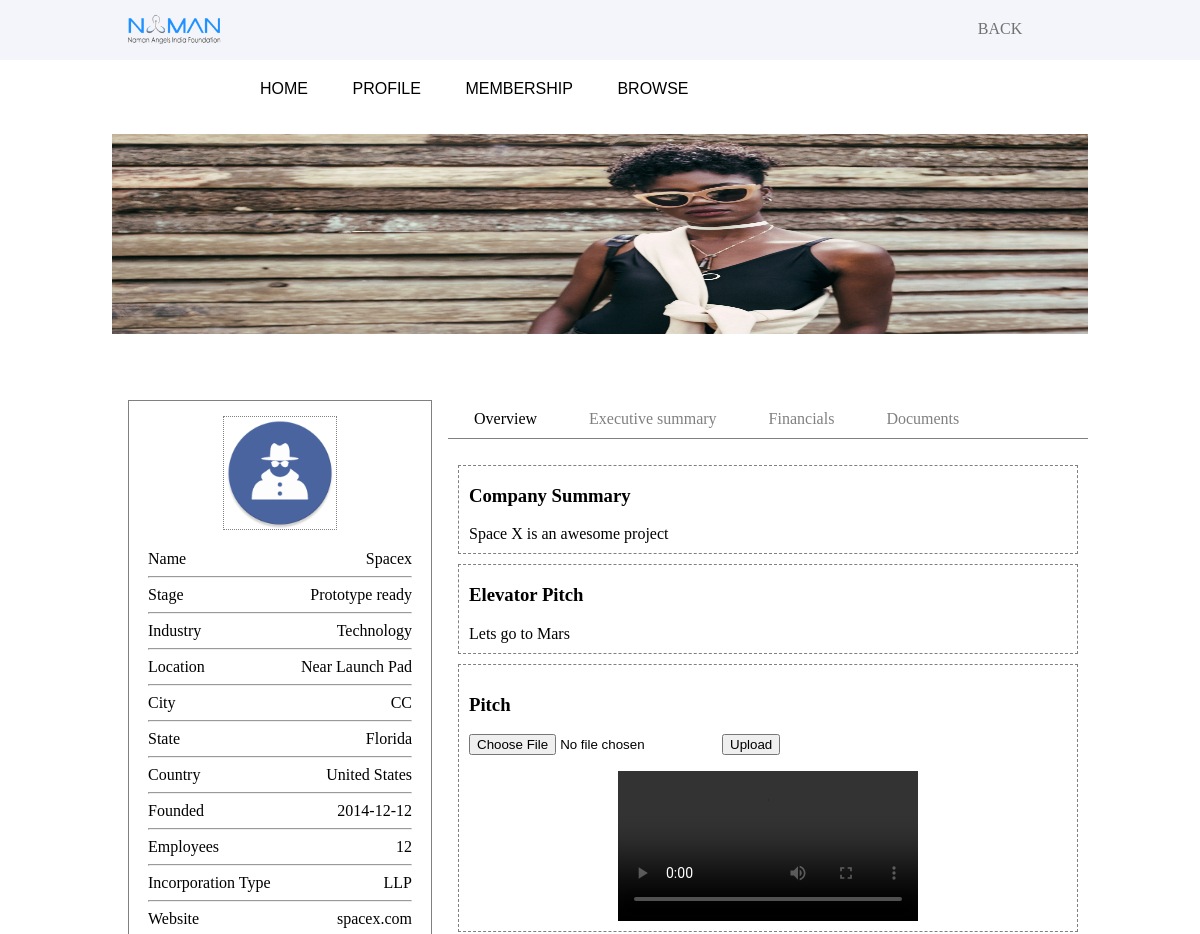
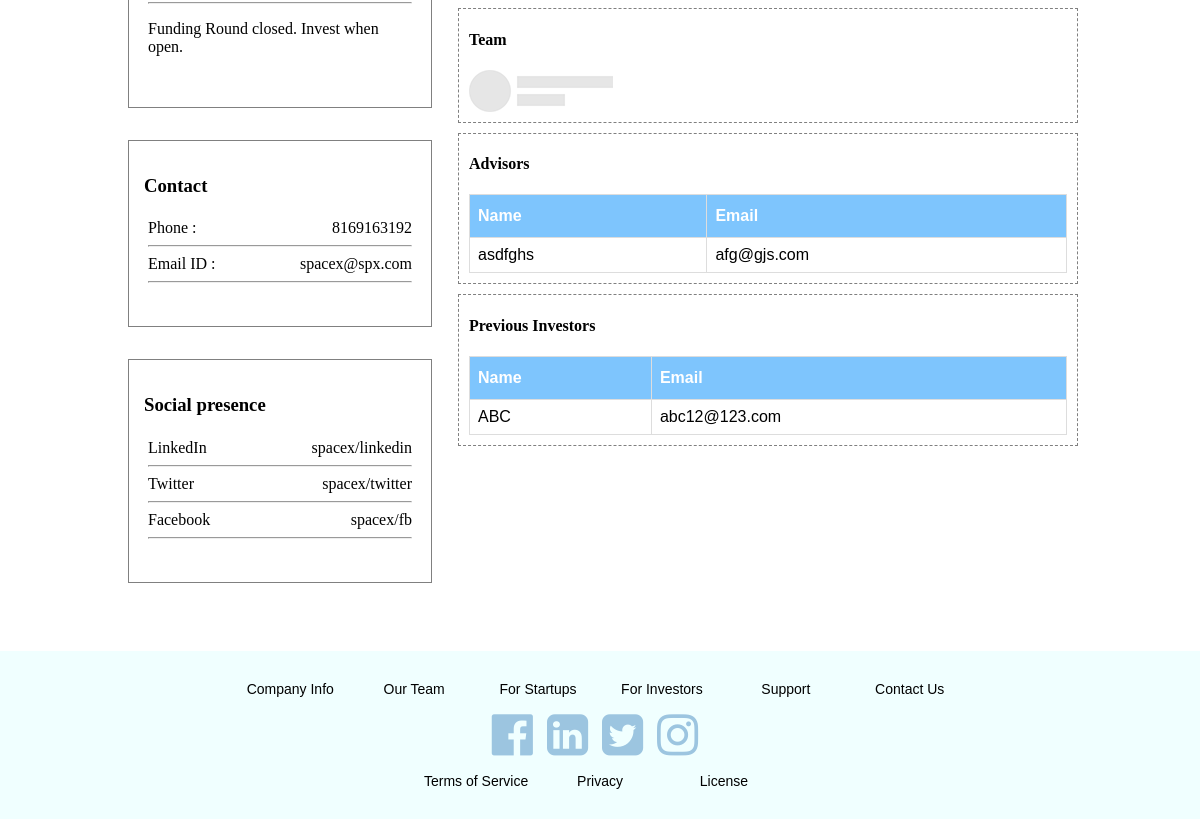
The app's page /Investor/Individual/Profile/index.php?searchquery=1 with its own data (2 pictures, top to bottom).
### tables this page shows
CREATE TABLE `st_uploads` (
  `StpID` int(20) NOT NULL,
  `Logo` varchar(200) DEFAULT 'uploads/default/default.png',
  `BackImg` varchar(200) DEFAULT 'uploads/default/defaultbackimg.jpg',
  `PitchName` varchar(200) DEFAULT NULL,
  `PitchExt` varchar(10) DEFAULT NULL,
  `BPlan` varchar(200) DEFAULT NULL,
  `BPlanExt` varchar(200) DEFAULT NULL,
  `FProjection` varchar(200) DEFAULT NULL,
  `FProjectionExt` varchar(200) DEFAULT NULL,
  `AdDocs` varchar(200) DEFAULT NULL,
  `AdDocsExt` varchar(200) DEFAULT NULL
);

CREATE TABLE `st_details` (
  `StpID` int(20) NOT NULL,
  `Stname` varchar(200) NOT NULL,
  `Ffname` varchar(200) NOT NULL,
  `Sfname` varchar(200) NOT NULL,
  `Email` varchar(200) NOT NULL,
  `Phone` varchar(200) NOT NULL,
  `Type` varchar(200) NOT NULL,
  `Address` varchar(200) NOT NULL,
  `City` varchar(200) NOT NULL,
  `State` varchar(200) NOT NULL,
  `Country` varchar(200) NOT NULL,
  `Website` varchar(200) NOT NULL,
  `Investment` varchar(200) NOT NULL
);

CREATE TABLE `st_addetails` (
  `StpID` int(20) NOT NULL,
  `Stage` varchar(200) DEFAULT NULL,
  `DOF` varchar(200) DEFAULT NULL,
  `EmpNum` varchar(200) DEFAULT NULL,
  `IncType` varchar(200) DEFAULT NULL,
  `LinkedIn` varchar(200) DEFAULT NULL,
  `Twitter` varchar(200) DEFAULT NULL,
  `Facebook` varchar(200) DEFAULT NULL,
  `Instagram` varchar(200) DEFAULT NULL,
  `Youtube` varchar(200) DEFAULT NULL
);

CREATE TABLE `st_description` (
  `StpID` int(20) NOT NULL,
  `Summary` varchar(500) DEFAULT NULL,
  `OLP` varchar(200) DEFAULT NULL,
  `CustomerProblem` varchar(500) DEFAULT NULL,
  `ProductService` varchar(500) DEFAULT NULL,
  `TargetMarket` varchar(500) DEFAULT NULL,
  `BusinessModel` varchar(500) DEFAULT NULL,
  `MarketSizing` varchar(500) DEFAULT NULL,
  `CustomerSegments` varchar(500) DEFAULT NULL,
  `SaleMarketStrat` varchar(500) DEFAULT NULL,
  `Competitors` varchar(500) DEFAULT NULL,
  `CompAdvantage` varchar(500) DEFAULT NULL
);

CREATE TABLE `st_advisors` (
  `ID` int(50) NOT NULL,
  `StpID` int(20) NOT NULL,
  `Name` varchar(200) NOT NULL,
  `Email` varchar(200) NOT NULL
);

CREATE TABLE `st_previnvestment` (
  `ID` int(50) NOT NULL,
  `StpID` int(20) NOT NULL,
  `Name` varchar(200) NOT NULL,
  `Email` varchar(200) NOT NULL
);

### Investor/Individual/Profile/index.php (the view, shortened to what this page needs)
<?php
	require '../../../server.php';
	$id = "";
	if (isset($_GET['searchquery'])) {
		$id = $_GET['searchquery'];
	}
	$transbtn = "Invest";
	$qu = "SELECT * FROM st_details WHERE StpID = '$id'";
	$results = mysqli_query($db, $qu);
	$row = mysqli_fetch_assoc($results);
	$Stname = $row['Stname'];
	$Email = $row['Email'];
	$Phone = $row['Phone'];
	$Type = $row['Type'];
	$Address = $row['Address'];
	$City = $row['City'];
	$State = $row['State'];
	$Country = $row['Country'];
	$Website = $row['Website'];
	$q = "SELECT * FROM st_addetails WHERE StpID = '$id';";
	$results = mysqli_query($db, $q);
	$row = mysqli_fetch_assoc($results);
	$Stage = $row['Stage'] == "" ? '--' : $row['Stage'];
	$DOF = $row['DOF'] == "" ? '--' : $row['DOF'];
	$EmpNum = $row['EmpNum']==""? '--':$row['EmpNum'];
	$IncType = $row['IncType']==""? '--':$row['IncType'];
	$LinkedInLink = $row['LinkedIn']==""? '--':$row['LinkedIn'];
	$TwitterLink = $row['Twitter']==""? '--':$row['Twitter'];
	$FBLink = $row['Facebook']==""? '--':$row['Facebook'];
	$q = "SELECT * FROM st_uploads WHERE StpID = '$id';";
	$results = mysqli_query($db, $q);
	$row = mysqli_fetch_assoc($results);
	$PitchName = $row['PitchName'];
	$PitchExt = $row['PitchExt'];
	$Logo = $row['Logo'];
    $Backimg = $row['BackImg'];
	$q = "SELECT * FROM st_description WHERE StpID = '$id';";
	$results = mysqli_query($db, $q);
	$row = mysqli_fetch_assoc($results);
	$Summary = $row['Summary']==""? 'Tell the world who you are and what makes your company special.':$row['Summary'];
	$OLP = $row['OLP']==""? 'Write A Short Pitch For Your Company In One Line':$row['OLP'];
?>
<html>
    <head>
        <link rel="stylesheet" href="https://cdnjs.cloudflare.com/ajax/libs/font-awesome/4.7.0/css/font-awesome.min.css">
        <link rel="stylesheet" href="../css/companyprof.css" type="text/css">
    </head>
    <body>
			<?php require '../include/header/stp_profile.php'; ?>
			<?php require '../include/nav/nav.php'; ?>
        <div class="container">
            <div class="main">
            	<div class="backimg">
					<?php
						if($Backimg != ""){
							echo "<img src=".$Backimg." />";
						}
						else{
							echo '<div class="back">';
							echo 'No background image';
							echo '</div>';
						}
					?>
                </div>
                <div class="sideprof">
                    <div class="upload">
                        <div><?= "<img src=".$Logo." />";?></div>
                    </div>
                    <ul class="proflist">
                        <li class="item">Name <span class="value"><?= $Stname?></span></li>
                        <li style="list-style: none; display: inline">
                            <hr>
                        </li>
                        <li class="item">Stage <span class="value"><?= $Stage?></span></li>
                        <li style="list-style: none; display: inline">
                            <hr>
                        </li>
                        <li class="item">Industry <span class="value"><?= $Type?></span></li>
                        <li style="list-style: none; display: inline">
                            <hr>
                        </li>
						<li class="item">Location <span class="value"><?= $Address?></span></li>
                        <li style="list-style: none; display: inline">
                            <hr>
                        </li>
                        <li class="item">City <span class="value"><?= $City?></span></li>
                        <li style="list-style: none; display: inline">
                            <hr>
                        </li>
						<li class="item">State <span class="value"><?= $State?></span></li>
                        <li style="list-style: none; display: inline">
                            <hr>
                        </li>
						<li class="item">Country <span class="value"><?= $Country?></span></li>
                        <li style="list-style: none; display: inline">
                            <hr>
                        </li>
                        <li class="item">Founded <span class="value"><?= $DOF?></span></li>
                        <li style="list-style: none; display: inline">
                            <hr>
                        </li>
                        <li class="item">Employees <span class="value"><?= $EmpNum?></span></li>
                        <li style="list-style: none; display: inline">
                            <hr>
                        </li>
                        <li class="item">Incorporation Type <span class="value"><?= $IncType?></span></li>
                        <li style="list-style: none; display: inline">
                            <hr>
                        </li>
                        <li class="item">Website <span class="value"><?= $Website?></span></li>
                        <li style="list-style: none; display: inline">
                            <hr>
                        </li>
                        <li>
							<?php
								$q = "SELECT * FROM current_round WHERE StpID='$id'";
								$results = mysqli_query($db, $q);
								if(mysqli_num_rows($results) != 0){
									echo '<form method="post"><button class="b1" name="make_deal">'.$transbtn.'</button></form>';
								}
								else{
									echo '<p>Funding Round closed. Invest when open.</p>';
								}
							?>
						</li>
                    </ul>
                </div>
                <div class="contact sideprof">
                    <h3>Contact</h3>
					<ul class="proflist">
						<li class="item">Phone :  <span class="value"><?= $Phone?></span></li>
                        <li style="list-style: none; display: inline">
                            <hr>
                        </li>
                        <li class="item">Email ID : <span class="value"><?= $Email?></span></li>
                        <li style="list-style: none; display: inline">
                            <hr>
                        </li>
                    </ul>
                </div>
                <div class="social sideprof">
                    <h3>Social presence</h3>
					<ul class="proflist">
						<li class="item">LinkedIn <span class="value"><?= $LinkedInLink?></span></li>
	                    <li style="list-style: none; display: inline">
	                        <hr>
	                    </li>
						<li class="item">Twitter <span class="value"><?= $TwitterLink?></span></li>
	                    <li style="list-style: none; display: inline">
	                        <hr>
	                    </li>
	                    <li class="item">Facebook <span class="value"><?= $FBLink?></span></li>
	                    <li style="list-style: none; display: inline">
	                        <hr>
	                    </li>
                    </ul>
                </div>
                <div class="nav">
                    <div><a href="index.php?searchquery=<?=$id?>" style="color:black;">Overview</a></div>
                    <div><a href="Exec.php?searchquery=<?=$id?>">Executive summary</a></div>
                    <div><a href="Finance.php?searchquery=<?=$id?>">Financials</a></div>
                    <div><a href="Doc.php?searchquery=<?=$id?>">Documents</a></div>
                </div>
                <div class="summary">
                    <div class="databox">
                        <h3>Company Summary</h3>
						<?php echo $Summary;
						?>
                    </div>
					<div class="databox">
                        <h3>Elevator Pitch</h3>
						<?php echo $OLP;
						?>
                    </div>
                    <div class="databox" style="padding:10px;">
						<h3>Pitch</h3>
						<?php
							if($PitchName == ""){
		                        echo '<label>Increase the impact of your profile by uploading a short pitch</label>';
		                        echo '<br>';
								echo '<form class="pitch" action="index.php" method="post" enctype="multipart/form-data">';
								echo '</form>';
							}
							else{
								$videos_field=$PitchName;
								$video_show= "../../Uploads/$videos_field";
								echo '<form class="pitch" action="index.php" method="post" enctype="multipart/form-data">';
									echo '<input type="file" name="pitchvid">';
									echo '<input type="submit" name="pitchsub" value="Upload">';
								echo '</form>';
								echo "<div align=center><video controls><source src='$video_show' type='video/$PitchExt'>Your browser does not support the video tag.</video></div>";
							}
						?>
                    </div>
                    <div class="databox">
                        <h4>Team</h4>
						<?php
							$q = "SELECT * FROM st_team where StpID = '$id';";
							$results=mysqli_query($db, $q);
							if (mysqli_num_rows($results) > 0) {
								echo '<table class="tables">';
								echo "<tr>";
								echo "<th>Name</th>";
								echo "<th>Designation</th>";
								echo "<th>Exp(Yrs)</th>";
								echo "<th>Email</th>";
								echo "<th>LinkedIn</th>";
								echo "</th>";
							    while($row = mysqli_fetch_assoc($results)) {
							        echo '<tr>';
									echo '<td>'.$row["FName"].'&nbsp;'.$row["LName"].'</td>';
									echo '<td>'.$row["Designation"].'</td>';
									echo '<td>'.$row['Experience'].'</td>';
									echo '<td>'.$row['Email'].'</td>';
									echo '<td>'.$row['LinkedIn'].'</td>';
									echo "</tr>";
							    }
								echo '</table>';
							} else {
								echo '<img src="../img/Contact.png">';
							}
						?>
                    </div>
                    <div class="databox">
                        <h4>Advisors</h4>
						<?php
							$q = "SELECT * FROM st_advisors where StpID = '$id';";
							$results=mysqli_query($db, $q);
							if (mysqli_num_rows($results) > 0) {
								echo '<table class="tables">';
								echo "<tr>";
								echo "<th>Name</th>";
								echo "<th>Email</th>";
							    while($row = mysqli_fetch_assoc($results)) {
							        echo '<tr>';
									echo '<td>'.$row["Name"].'</td>';
									echo '<td>'.$row['Email'].'</td>';
									echo "</tr>";
							    }
								echo '</table>';
							} else {
								echo '<img src="../img/Contact.png">';
							}
						?>
                    </div>
                    <div class="databox">
                        <h4>Previous Investors</h4>
						<?php
							$q = "SELECT * FROM st_previnvestment where StpID = '$id';";
							$results=mysqli_query($db, $q);
							if (mysqli_num_rows($results) > 0) {
								echo '<table class="tables">';
								echo "<tr>";
								echo "<th>Name</th>";
								echo "<th>Email</th>";
							    while($row = mysqli_fetch_assoc($results)) {
							        echo '<tr>';
									echo '<td>'.$row["Name"].'</td>';
									echo '<td>'.$row['Email'].'</td>';
									echo "</tr>";
							    }
								echo '</table>';
							} else {
								echo '<img src="../img/Contact.png">';
							}
						?>
                    </div>
                </div>
            </div>
			<?php require "../../../include/footer/footer.php" ?>
        </div>
    </body>
</html>

### records on screen
st_uploads: BackImg (picture), Logo (picture)
st_details: Stname "Spacex", Type "Technology", Address "Near Launch Pad", City "CC", State "Florida", Country "United States", Website "spacex.com", Phone "8169163192", Email "spacex@spx.com"
st_addetails: Stage "Prototype ready", DOF "2014-12-12", EmpNum "12", IncType "LLP", LinkedIn "spacex/linkedin", Twitter "spacex/twitter", Facebook "spacex/fb"
st_description: Summary "Space X is an awesome project", OLP "Lets go to Mars"
st_advisors: Name "asdfghs", Email "afg@gjs.com"
st_previnvestment: Name "ABC", Email "abc12@123.com"
